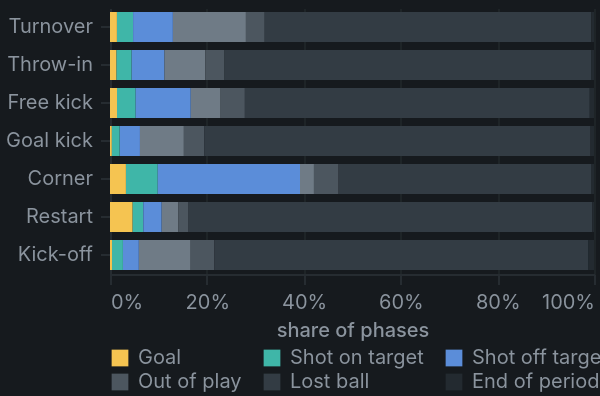

Describe this chart as a Vega-Lite specification.
### Vega-Lite specification from a JSON file in a GitHub repository (floating-point values rounded to 4 significant figures)
{"config": {"background": "#161a1e", "font": "Inter, ui-sans-serif, system-ui, sans-serif", "view": {"stroke": "transparent", "continuousHeight": 200}, "padding": {"left": 2, "top": 4, "right": 2, "bottom": 2}, "title": {"color": "#e8eaec", "fontSize": 12, "fontWeight": 600, "anchor": "start", "subtitleColor": "#8b949e", "subtitleFontSize": 10.5, "offset": 8}, "axis": {"labelColor": "#8b949e", "titleColor": "#8b949e", "labelFontSize": 10, "titleFontSize": 10, "titleFontWeight": 500, "gridColor": "#262c31", "gridOpacity": 0.55, "domainColor": "#262c31", "tickColor": "#262c31", "labelFont": "Inter, ui-sans-serif, system-ui, sans-serif", "titleFont": "Inter, ui-sans-serif, system-ui, sans-serif", "labelPadding": 4}, "legend": {"labelColor": "#8b949e", "titleColor": "#8b949e", "labelFontSize": 10, "titleFontSize": 10, "symbolType": "square", "symbolSize": 70, "labelFont": "Inter, ui-sans-serif, system-ui, sans-serif", "titleFont": "Inter, ui-sans-serif, system-ui, sans-serif", "orient": "bottom", "direction": "horizontal", "columns": 4, "offset": 4}, "range": {"heatmap": ["#131a20", "#1d3b3d", "#256a63", "#3fb6a8"]}}, "data": {"name": "data-ffc80bf99c821fd6d817f66ccd421f0e"}, "mark": {"type": "bar", "height": 15}, "encoding": {"color": {"field": "Outcome", "scale": {"domain": ["Goal", "Shot on target", "Shot off target", "Foul won", "Out of play", "Lost ball", "End of period"], "range": ["#f5c451", "#3fb6a8", "#5b8dd9", "#6f7b86", "#4c565f", "#333c44", "#232a30"]}, "sort": ["Goal", "Shot on target", "Shot off target", "Foul won", "Out of play", "Lost ball", "End of period"], "title": null, "type": "nominal"}, "order": {"field": "color_Outcome_sort_index", "type": "quantitative"}, "tooltip": [{"field": "Start", "type": "nominal"}, {"field": "Outcome", "type": "nominal"}, {"field": "n", "format": ",", "title": "phases", "type": "quantitative"}, {"field": "share", "format": ".1%", "title": "share", "type": "quantitative"}], "x": {"axis": {"format": "%"}, "field": "share", "stack": "normalize", "title": "share of phases", "type": "quantitative"}, "y": {"field": "Start", "sort": ["Turnover", "Throw-in", "Free kick", "Goal kick", "Corner", "Restart", "Kick-off"], "title": null, "type": "nominal"}}, "height": {"step": 19}, "width": "container", "$schema": "https://vega.github.io/schema/vega-lite/v6.4.1.json", "datasets": {"data-ffc80bf99c821fd6d817f66ccd421f0e": [{"Start": "Turnover", "Outcome": "Lost ball", "share": 0.675, "n": 4672, "total": 6921}, {"Start": "Turnover", "Outcome": "Shot on target", "share": 0.03338, "n": 231, "total": 6921}, {"Start": "Turnover", "Outcome": "Out of play", "share": 0.03858, "n": 267, "total": 6921}, {"Start": "Turnover", "Outcome": "Goal", "share": 0.0143, "n": 99, "total": 6921}, {"Start": "Turnover", "Outcome": "Foul won", "share": 0.1508, "n": 1044, "total": 6921}, {"Start": "Turnover", "Outcome": "Shot off target", "share": 0.08221, "n": 569, "total": 6921}, {"Start": "Turnover", "Outcome": "End of period", "share": 0.005635, "n": 39, "total": 6921}, {"Start": "Throw-in", "Outcome": "Shot off target", "share": 0.0683, "n": 248, "total": 3631}, {"Start": "Throw-in", "Outcome": "Foul won", "share": 0.08427, "n": 306, "total": 3631}, {"Start": "Throw-in", "Outcome": "End of period", "share": 0.006059, "n": 22, "total": 3631}, {"Start": "Throw-in", "Outcome": "Out of play", "share": 0.03966, "n": 144, "total": 3631}, {"Start": "Throw-in", "Outcome": "Goal", "share": 0.01349, "n": 49, "total": 3631}, {"Start": "Throw-in", "Outcome": "Lost ball", "share": 0.7574, "n": 2750, "total": 3631}, {"Start": "Throw-in", "Outcome": "Shot on target", "share": 0.03085, "n": 112, "total": 3631}, {"Start": "Free kick", "Outcome": "Lost ball", "share": 0.7127, "n": 1868, "total": 2621}, {"Start": "Free kick", "Outcome": "Shot on target", "share": 0.03853, "n": 101, "total": 2621}, {"Start": "Free kick", "Outcome": "End of period", "share": 0.008775, "n": 23, "total": 2621}, {"Start": "Free kick", "Outcome": "Foul won", "share": 0.06181, "n": 162, "total": 2621}, {"Start": "Free kick", "Outcome": "Shot off target", "share": 0.1137, "n": 298, "total": 2621}, {"Start": "Free kick", "Outcome": "Out of play", "share": 0.04998, "n": 131, "total": 2621}, {"Start": "Free kick", "Outcome": "Goal", "share": 0.0145, "n": 38, "total": 2621}, {"Start": "Goal kick", "Outcome": "Out of play", "share": 0.04212, "n": 66, "total": 1567}, {"Start": "Goal kick", "Outcome": "Goal", "share": 0.003829, "n": 6, "total": 1567}, {"Start": "Goal kick", "Outcome": "Shot off target", "share": 0.04212, "n": 66, "total": 1567}, {"Start": "Goal kick", "Outcome": "Foul won", "share": 0.09062, "n": 142, "total": 1567}, {"Start": "Goal kick", "Outcome": "End of period", "share": 0.007658, "n": 12, "total": 1567}, {"Start": "Goal kick", "Outcome": "Lost ball", "share": 0.7977, "n": 1250, "total": 1567}, {"Start": "Goal kick", "Outcome": "Shot on target", "share": 0.01595, "n": 25, "total": 1567}, {"Start": "Corner", "Outcome": "Shot on target", "share": 0.06578, "n": 64, "total": 973}, {"Start": "Corner", "Outcome": "Lost ball", "share": 0.5221, "n": 508, "total": 973}, {"Start": "Corner", "Outcome": "Shot off target", "share": 0.2939, "n": 286, "total": 973}, {"Start": "Corner", "Outcome": "Foul won", "share": 0.02878, "n": 28, "total": 973}, {"Start": "Corner", "Outcome": "End of period", "share": 0.006166, "n": 6, "total": 973}, {"Start": "Corner", "Outcome": "Out of play", "share": 0.05036, "n": 49, "total": 973}, {"Start": "Corner", "Outcome": "Goal", "share": 0.03289, "n": 32, "total": 973}, {"Start": "Restart", "Outcome": "Lost ball", "share": 0.8351, "n": 486, "total": 582}, {"Start": "Restart", "Outcome": "Shot on target", "share": 0.02234, "n": 13, "total": 582}, {"Start": "Restart", "Outcome": "Foul won", "share": 0.03436, "n": 20, "total": 582}, {"Start": "Restart", "Outcome": "Shot off target", "share": 0.0378, "n": 22, "total": 582}, {"Start": "Restart", "Outcome": "End of period", "share": 0.003436, "n": 2, "total": 582}, {"Start": "Restart", "Outcome": "Out of play", "share": 0.02062, "n": 12, "total": 582}, {"Start": "Restart", "Outcome": "Goal", "share": 0.04639, "n": 27, "total": 582}, {"Start": "Kick-off", "Outcome": "Out of play", "share": 0.04928, "n": 24, "total": 487}, {"Start": "Kick-off", "Outcome": "Goal", "share": 0.004107, "n": 2, "total": 487}, {"Start": "Kick-off", "Outcome": "Foul won", "share": 0.1068, "n": 52, "total": 487}, {"Start": "Kick-off", "Outcome": "Shot off target", "share": 0.03285, "n": 16, "total": 487}, {"Start": "Kick-off", "Outcome": "End of period", "share": 0.01232, "n": 6, "total": 487}, {"Start": "Kick-off", "Outcome": "Lost ball", "share": 0.7721, "n": 376, "total": 487}, {"Start": "Kick-off", "Outcome": "Shot on target", "share": 0.02259, "n": 11, "total": 487}]}, "autosize": {"type": "fit-x", "contains": "padding", "resize": true}}
